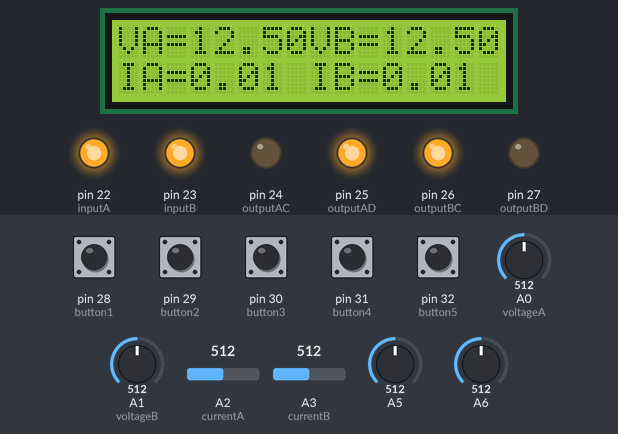
Bench run of a program on a simulated Arduino Mega 2560, built with avr-gcc and run on an emulated ATmega2560. Shown: 16×2 character LCD, output pins drawn as LEDs (lit = HIGH). The test bench sets the inputs (shaded band); at power-on: pin 28 (button1), pin 29 (button2), pin 30 (button3), pin 31 (button4), pin 32 (button5) HIGH, A0 (voltageA) = 512, A1 (voltageB) = 512, A2 (currentA) = 512, A3 (currentB) = 512, A5 = 512, A6 = 512.

Above: at 1.2 s.
1.3 s: pin 31 (button4) pulled LOW for 1 s
At 2.6 s:
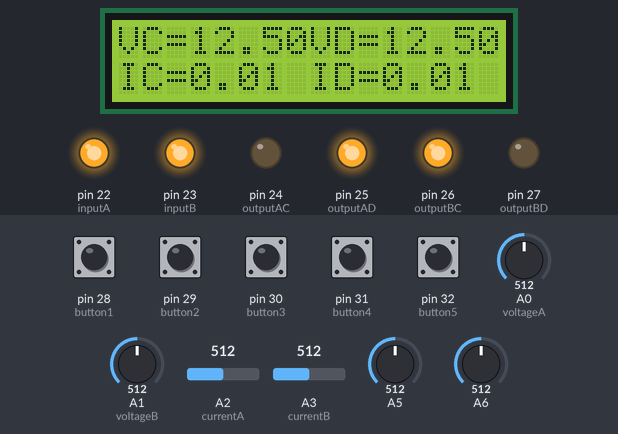
3.8 s: pin 32 (button5) pulled LOW for 0.15 s
At 5.4 s:
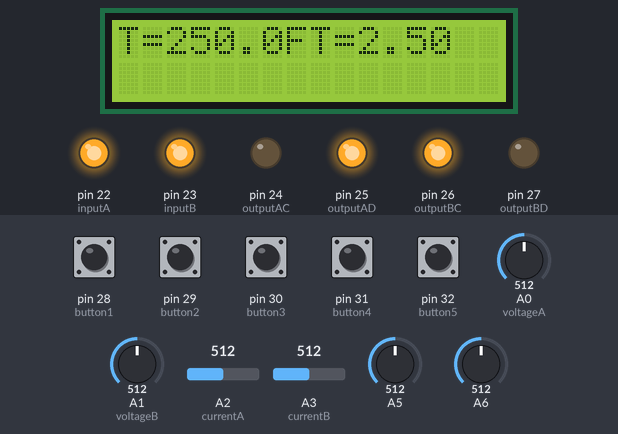
5.7 s: A0 (voltageA) set to 221
7.2 s: A0 (voltageA) set to 200
At 8.2 s:
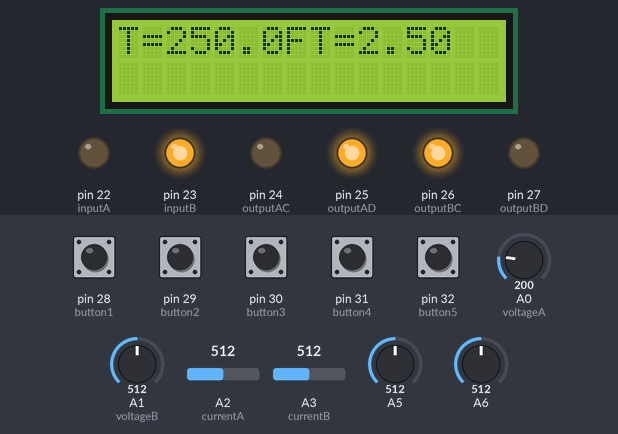
8.8 s: A1 (voltageB) set to 219
10.3 s: A1 (voltageB) set to 191
At 11.9 s:
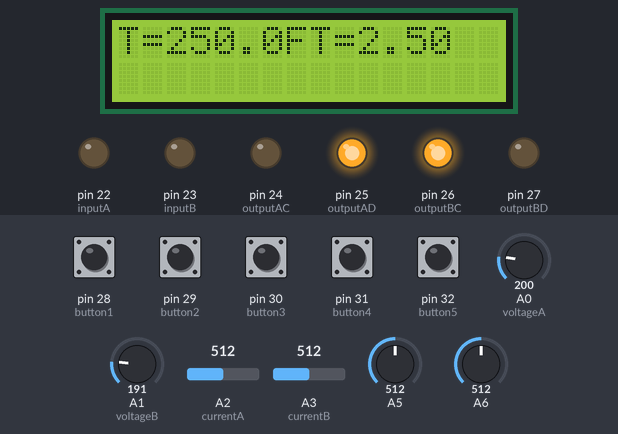
Timing chart, 0 to 12.9 s (numbered marks = the images above; inputs shaded):
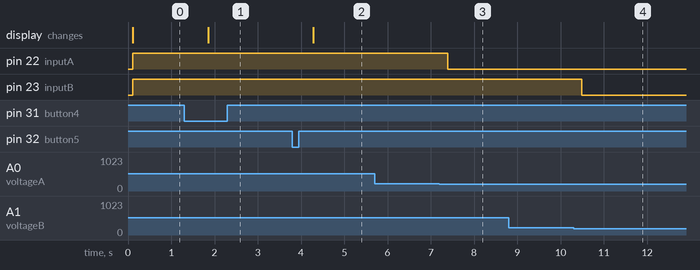

The program:

main.cpp
```cpp
#include <Arduino.h>
#include <LiquidCrystal.h>
#include <Wire.h>

//Confioguraciones generales de la subestación
unsigned long timePulse = 50;
bool returnButton;

//Pines para leer las tensiones de las entradas
int voltageA = A0;
int voltageB = A1;

//Pines para leer las corrientes de las entradas
int currentA = A2;
int currentB = A3;

//Pines para leer las tensiones de las salidas
int lm = A5;
int ft = A6;


//Pines para controlar los relés de las señales de entrada
int inputA = 22;
int inputB = 23;

//Pines para controlar las señales de la salida
int outputAC = 24;
int outputAD = 25;
int outputBC = 26;
int outputBD = 27;

//Variables para guardar los valores de la tensiones de las entradas
float mesureVoltageA;
float mesureVoltageB;

//Variables para guardar los valores de las corrientes de las entradas
float measureCurrentA = 0.0;
float measureCurrentB = 0.0;

//Definiendo las lecturas de los botones
int button1 = 28;
int button2 = 29;
int button3 = 30;
int button4 = 31;
int button5 = 32;

// Contador para mostrar los valores en la pantalla
int counter = 0;

// Encender led con la fotorresistencia
int ftled = 40;

int on = LOW;
int off = HIGH;

//Función para leer la tensión
float measureVoltage(int valuePin){
    float volt = analogRead(valuePin)*25.0/1024;
    return volt;
}

//Función para leer la corriente
float measureCurrent(int valuePin){
    float amper = 0.0;
    for (size_t i = 0; i < 100; i++){
        amper = amper + ((analogRead(valuePin)*5.0/1023)-2.5)/0.185;
    }
    return amper/100;
    amper = 0.0;
}

//Función para controlar el paso de la corriente en las entradas
int inputControl(float valueV, float valueC){
    int outputFunction;
    if(valueV <= 5.1 && valueC < 1.0){
        outputFunction = on;
    }else{
        outputFunction = off;
    }
    return outputFunction;
    outputFunction = -1;
}

//Función para las salidas de las señales
void outputsControl(int buttonPulse){
    //A saliendo por C
    //B saliendo por D
    if(buttonPulse == button1){
        digitalWrite(outputAD,off);
        digitalWrite(outputBC,off);
        digitalWrite(outputBD,on);
        digitalWrite(outputAC,on);

    //A saliendo por D
    //B saliendo por C
    }
    if(buttonPulse == button2){
        digitalWrite(outputAC,off);
        digitalWrite(outputBD,off);
        digitalWrite(outputAD,on);
        digitalWrite(outputBC,on);
    }
}

// Función para leer el sensor LM35
  float measureOne(int valuePin){
    int sensorlm35=analogRead(valuePin);
    return map(sensorlm35, 0, 309, 0, 151);
  }

// Función para leer el valor de la fotorresistencia
  float measureTwo(int valuePin){
    int resistor = analogRead(valuePin);
      return resistor*5.0/1023;
  }

const int rs = 8, en = 9, d4 = 4, d5 = 5, d6 = 6, d7 = 7;
LiquidCrystal lcd(rs, en, d4, d5, d6, d7);

void setup(){
    //Pines analógicos para toma de medidas
    pinMode(voltageA,INPUT);
    pinMode(voltageB,INPUT);
    pinMode(currentA,INPUT);
    pinMode(currentB,INPUT);
    //Pines digitales para control de acciones
    pinMode(inputA,OUTPUT);
    pinMode(inputB,OUTPUT);
    pinMode(outputAC,OUTPUT);
    pinMode(outputAD,OUTPUT);
    pinMode(outputBC,OUTPUT);
    pinMode(outputBD,OUTPUT);
    //Declarando los pines para leer las pulsaciones
    pinMode(button1,INPUT_PULLUP);
    pinMode(button2,INPUT_PULLUP);
    pinMode(button3,INPUT_PULLUP);
    pinMode(button4,INPUT_PULLUP);
    pinMode(button5,INPUT_PULLUP);
    //Iniciamos dos relés apagados y solo dos encendidos para definir dos salidas por defecto
    digitalWrite(outputAC,on);
    digitalWrite(outputAD,off);
    digitalWrite(outputBC,off);
    digitalWrite(outputBD,on);
    //Entradas encendidas por defecto
    digitalWrite(inputA,on);
    digitalWrite(inputB,on);
    //Iniciando la comunicación serial
    Serial.begin(9600);
    //Para mostrar datos en la pantalla
    lcd.begin(16, 2);
}

void loop(){
    //Se miden las tensiones y corrientes de las entradas
    mesureVoltageA = measureVoltage(voltageA);
    mesureVoltageB = measureVoltage(voltageB);
    measureCurrentA = measureCurrent(currentA);
    measureCurrentB = measureCurrent(currentB);
    //Se muestra los valores de las mediciones anteriores
    if(counter == 0){
        lcd.clear();
        //Tensiones A y B
        lcd.setCursor(0,0);
        lcd.print("VA=");
        lcd.setCursor(3,0);
        lcd.print(mesureVoltageA,2);
        lcd.setCursor(8,0);
        lcd.print("VB=");
        lcd.setCursor(11,0);
        lcd.print(mesureVoltageB,2);
        //Corrientes A y B
        lcd.setCursor(0,1);
        lcd.print("IA=");
        lcd.setCursor(3,1);
        lcd.print(measureCurrentA,2);
        lcd.setCursor(8,1);
        lcd.print("IB=");
        lcd.setCursor(11,1);
        lcd.print(measureCurrentB,2);
    }
    if(counter == 1){
            lcd.clear();
            lcd.setCursor(0,0);
            lcd.print("VC=");
            lcd.setCursor(0,1);
            lcd.print("IC=");
            if(digitalRead(outputAC) == on && digitalRead(outputBD) == on){
                lcd.setCursor(3,0);
                lcd.print(mesureVoltageA,2);
                lcd.setCursor(3,1);
                lcd.print(measureCurrentA,2);
                lcd.setCursor(11,0);
                lcd.print(mesureVoltageB,2);
                lcd.setCursor(11,1);
                lcd.print(measureCurrentB,2);
            }
            lcd.setCursor(8,0);
            lcd.print("VD=");
            lcd.setCursor(8,1);
            lcd.print("ID=");
            if(digitalRead(outputBC) == on && digitalRead(outputAD) == on){
                lcd.setCursor(3,0);
                lcd.print(mesureVoltageB,2);
                lcd.setCursor(3,1);
                lcd.print(measureCurrentB,2);
                lcd.setCursor(11,0);
                lcd.print(mesureVoltageA,2);
                lcd.setCursor(11,1);
                lcd.print(measureCurrentA,2);
            }
        }
        if(counter == 2){
            lcd.clear();
            lcd.setCursor(0,0);
            lcd.print("T=");
            lcd.setCursor(2,0);
            lcd.print(measureOne(lm),1);
            lcd.setCursor(7,0);
            lcd.print("FT=");
            lcd.setCursor(10,0);
            lcd.print(measureTwo(ft),2);
        }
    digitalWrite(inputA,inputControl(mesureVoltageA,measureCurrentA));
    digitalWrite(inputB,inputControl(mesureVoltageB,measureCurrentB));
    //Se realiza la acción
    if (digitalRead(button1) == LOW){
        outputsControl(button1);
    }
    if (digitalRead(button2) == LOW){
        outputsControl(button2);
    }
    if (digitalRead(button3) == LOW){
        counter = 0;
    }
    if (digitalRead(button4) == LOW){
        counter = 1;
    }
    if (digitalRead(button5) == LOW){
        counter = 2;
    }
    if(measureTwo(ft) < 1.15){
        digitalWrite(ftled,HIGH);
    }else{
        digitalWrite(ftled,LOW);
    }
    // Se da un pequeño delay para que los valores se muestren correctamente en la pantalla lcd.
    delay(300);
}
```

Measured:
- the behaviour switches between 209 and 208 on A0 (voltageA) (found by bisection; images 2 and 3)
- the behaviour switches between 209 and 208 on A1 (voltageB) (found by bisection; images 3 and 4)
- after the input at 1.3 s, the display: changes after 0.55 s (image 1)
- after the input at 3.8 s, the display: changes after 0.48 s (image 2)
- after the input at 5.7 s, every drawn part: stays the same
- after the input at 7.2 s, pin 22 (inputA): HIGH → LOW after 0.19 s
- after the input at 8.8 s, every drawn part: stays the same
- after the input at 10.3 s, pin 23 (inputB): HIGH → LOW after 0.19 s
